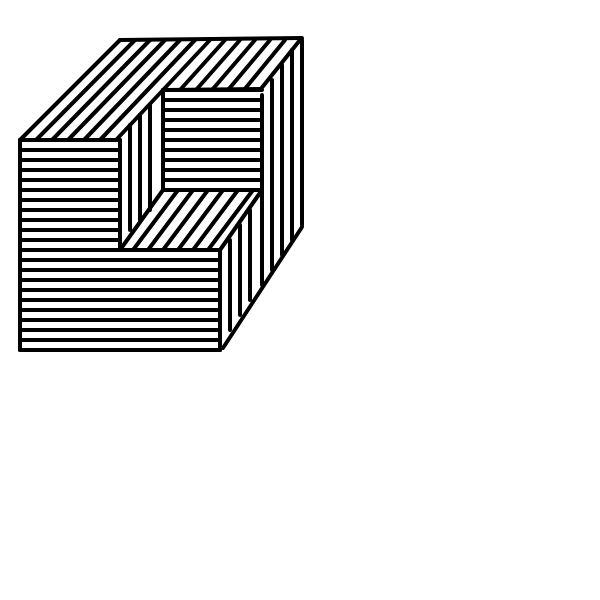
Frame 1 (no input)
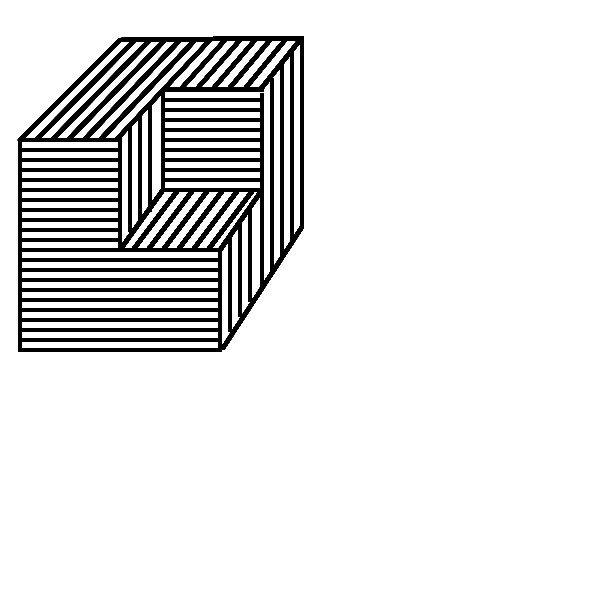
Frame 60 (no input)
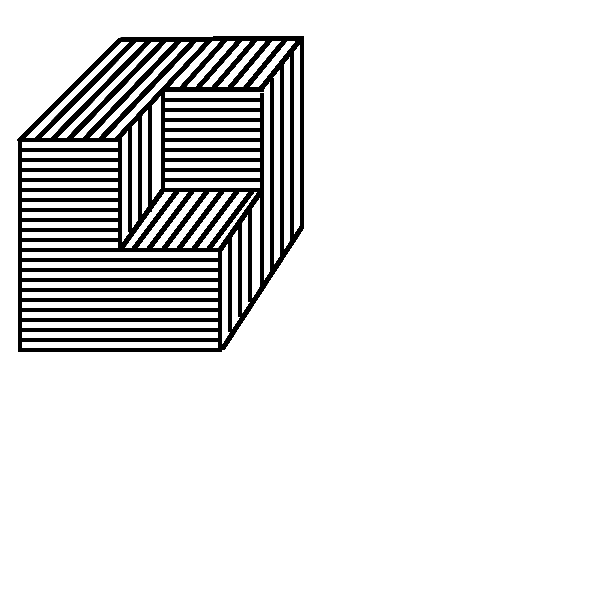
Frame 120 (the mouse pressed at the canvas centre since frame 60)

The p5.js sketch that drew these frames (run headless with seeded random() and noise() and a simulated clock; from frame 60 on, the mouse is pressed at the canvas centre):

// p5.js sketch
// ── sketch.js
function setup() {
  createCanvas(600, 600);
  background(255, 255, 255);
}

function draw() {

	/* FRONT FACE */

	xPos = 20;
	yPos = 140;
	for(var i = 0; i < 11; i++) {
		strokeWeight(4);
		line(xPos, yPos, xPos + (100), yPos );
		yPos += 10;
	}
	for(var i = 0; i < 11; i++) {
		strokeWeight(4);
		line(xPos, yPos, xPos + (200), yPos );
		yPos += 10;
	}

	// outline front face
	strokeWeight(4);
	// left
	line(xPos, 140, xPos, yPos - 10);
	// middle
	line(xPos + (100), 140, xPos + (100), 70 + yPos/2);
	// right
	line(xPos + 200, 250, xPos + 200, yPos - 10);

	/* TOP FACE */

	//left
	xPos = 20;
	yPos = 140;
	for(var i = 0; i < 7; i++) {
		strokeWeight(4);
		line(xPos + i, yPos, xPos + 100, yPos - 100);
		xPos += 15;
	}
	// right
	for(var i = 0; i < 6; i++) {
		strokeWeight(4);
		line(xPos + 55 + i, yPos - 50, xPos + 100, yPos - 100);
		xPos += 15;
	}

	// close top
	strokeWeight(4);
	// left
	line(120, 40, 302, 38);
	// close top
	strokeWeight(4);
	// right
	line(165, 90, 260, 89);

	/* RIGHT FACE */
	line(302, 40, 302, 225);
	line(223, 348, 302, 227);
	
	// back vertical
	xPos = 292;
	yPos = 45;
	for (var i = 0; i < 4; i++) {
		line(xPos, yPos + 5, xPos, yPos + (195));
		xPos -= 10;
		yPos += 15;
	}

	line(220, 250, 262, 190);

	// front vertical
	xPos = 250;
	yPos = 205;
	for (var i = 0; i < 4; i++) {
		line(xPos, yPos + 5, xPos, yPos + (95));
		xPos -= 10;
		yPos += 15;
	}

	/* INTERNAL FACE */
	line(163, 90, 163, 190);
	line(163, 190, 262, 190);

	// horizontal lines
	xPos = 163;
	yPos = 190;
	for (var i = 0; i < 11; i++) {
		line(xPos, yPos, xPos + (262 - 163), yPos);
		yPos -= 10;
	}

	// diagonal connect
	line(163, 190, 120, 250);
	
	// diagonal lines
	xPos = 178;
	yPos = 190;
	for (var i = 0; i < 6; i++) {
		line(xPos, 190, xPos - (45), 250);
		xPos += 15;
	}

	// top diagonal
	xPos = 130;
	yPos = 125;
	for (var i = 0; i < 3; i++) {
		line(xPos, yPos, xPos, yPos + 105);
		xPos += 10;
		yPos -= 10;
	}
}
